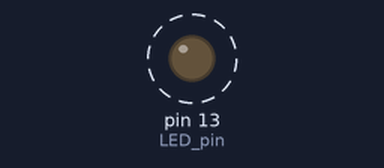
The sketch below on a simulated Arduino Uno, built with avr-gcc and run on an emulated ATmega328P. On the bench: output pins drawn as LEDs (lit = HIGH). Dashed ring = blinking. What the sketch prints to the serial monitor is not drawn.

Above: at 0.2 s.
Timing chart, 0 to 3.0 s (numbered marks = the images above):
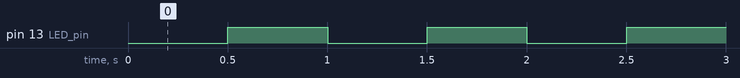

The sketch:

BlinkWithoutDelayNeu.ino
```cpp
/*
  Datei Name:BlinkWithOutDelayNeu
  Benjamin Mehmedovik
  18.02.2022

*/

//-----------Const Variablen---------------
//const int ledPin =  LED_BUILTIN/ the number of the LED pin
#define LED_pin 13               //Textersatz LED_Pin=13
unsigned long interval;           // interval (Pausenzeit), 1/2 Periodendauer
boolean ledState = LOW;             // nur on/off

//-------------Globale Variable--------------------
unsigned long previousMillis = 0;        // setzt die vorherigen Millis gleich 0
unsigned long AktMillis;                 //Variable wird deklariert
float Blinkfrequenz = 1.0;

//------------------------------------------------------------------------------------
void setup() {
  // Der Pin wird als Output gesetzt
  pinMode(LED_pin, OUTPUT);
  interval = 1000 / (Blinkfrequenz * 2);
  Serial.begin(9600); //Initialisierung der seriellen Schnittstelle mit 9600 baud
}


//------------------------------------------------------------------------------------
void loop() {

  //unsigned long currentMillis = millis(); //liest aktuelle Zeit seit Program start aus und zwar in msm
  AktMillis = millis();
  //Serial.print("Zeit: "); Serial.print(AktMillis);Serial.println("ms");
  //Überprüfung ob Timer Interval abgelaufen ist
  if (AktMillis - previousMillis >= interval) {
    Serial.print("Changezeit: "); Serial.print(AktMillis);
    previousMillis = AktMillis;  // Restartet Timer
    if (ledState == LOW) {                // Wenn die LED aus ist mach sie an, wenn an dann aus
      Serial.println(" LED An");
      ledState = HIGH;
      } else {
      Serial.println(" LED Aus");
      ledState = LOW;
      }
    /*ledState = ! ledState*/
  }

  digitalWrite(LED_pin, ledState);       // set the LED with the ledState of the variable:
}
```

Measured:
- by itself, pin 13 (LED_pin): alternates HIGH for 0.50 s and LOW for 0.50 s
